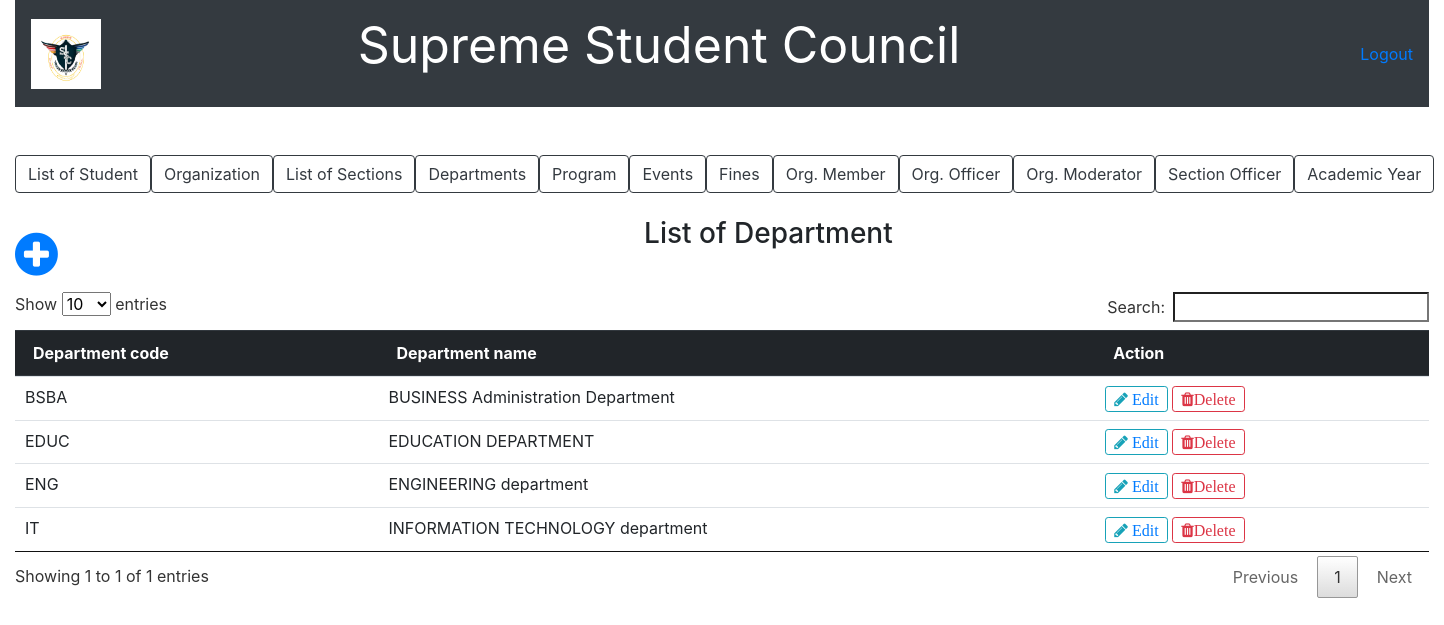
Before: /list_of_department.php with the older database file.
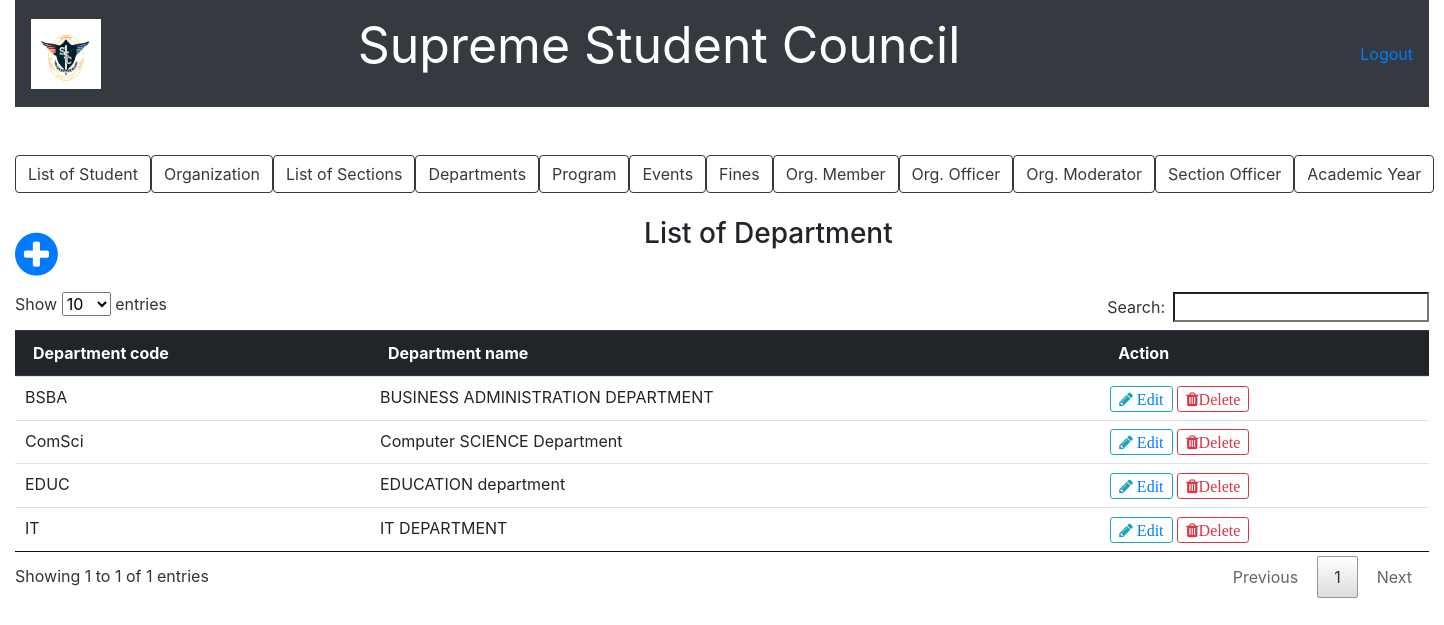
After: the same page with the newer database file.
### tables this page shows
CREATE TABLE `department` (
  `department_code` char(10) NOT NULL,
  `department_name` varchar(50) NOT NULL
);

### list_of_department.php (the view, shortened to what this page needs)
<?php include('server.php'); ?>
<!DOCTYPE html>
<html>
<head>
		<link rel="stylesheet" href="bootstrap/css/bootstrap.min.css">
		<link rel = "stylesheet" href = "font-awesome-4.7.0/font-awesome-4.7.0/css/font-awesome.min.css">
		<link href = "css/style.css" rel = "stylesheet" type = "text/css" >
		<link href = "css/jquery.dataTables.min.css" rel = "stylesheet" type = "text/css" >
</head>
<body>
	<div class="container-fluid">
		<nav class="navbar navbar-expand-lg navbar-dark bg-dark">
		   <a href = "index.php"><img src = "picture/ssc.PNG" style=" height:70px; width:70px;"></a>
		  <div class="collapse navbar-collapse" id="navbarTogglerDemo03">
		    	<center><p style="color:white; font-size: 50px; margin-right: 400px;">Supreme Student Council</p></center>
		    	<a href="logout.php">Logout</a>
		  </div>
		</nav>
	</div>
	<br /><br />
	<div class="container-fluid">
				<div class="btn-group btn-group-lg" role="group"">
					<a href = "list_of_student.php"><button type="button" class="btn btn-outline-dark">List of Student</button></a>
					<a href ="list_of_organization.php"><button type="button" class="btn btn-outline-dark">Organization</button></a>
					<a href ="list_of_section.php"><button type="button" class="btn btn-outline-dark">List of Sections</button></a>
					<a href ="list_of_department.php"><button type="button" class="btn btn-outline-dark">Departments</button>
					<a href ="list_of_program.php"><button type="button" class="btn btn-outline-dark">Program</button></a>
					<a href ="list_of_event.php"><button type="button" class="btn btn-outline-dark">Events</button></a>
					<a href ="fines.php"><button type="button" class="btn btn-outline-dark">Fines</button></a>
					<a href ="list_of_organization_member.php"><button type="button" class="btn btn-outline-dark">Org. Member</button></a>
					<a href ="list_of_organization_officer.php"><button type="button" class="btn btn-outline-dark">Org. Officer</button></a>
					<a href ="list_of_organization_moderator.php"><button type="button" class="btn btn-outline-dark">Org. Moderator</button></a>
					<a href ="list_of_section_officer.php"><button type="button" class="btn btn-outline-dark">Section Officer</button></a>
					<a href ="list_of_acad_year.php"><button type="button" class="btn btn-outline-dark">Academic Year</button></a>
				</div>
				<br /><br />
				<a href = "add_new_department.php"><span style="float: left; font-size: 50px; margin-right: 50px;"><i class="fa fa-plus-circle" font-size = "50px"></i></span></a>
				<center><h3>List of Department</h3></center><br />
				<?php $results = mysqli_query($db, "SELECT * FROM department"); ?>
				<table class="table table-primary" id = "myTable">
				  <thead class="thead-dark">
				    <tr>
				      <th scope="col">Department code</th>
				      <th scope="col">Department name</th>
				      <th scope="col">Action</th>
				    </tr>
				  </thead>
				  <?php while ($row = mysqli_fetch_array($results)){ ?>
				  <tbody>
				    <tr>
				      <td><?php echo $row['department_code']?></td>
				      <td><?php echo $row['department_name']?></td>
				      <td>
							<button type="button" class="btn btn-outline-info btn-sm fa fa-pencil"><a href="update_department.php?edit_1=<?php echo $row['department_code']; ?>"> Edit </a></button>
							<button type="button" class="btn btn-outline-danger btn-sm fa fa-trash" data-toggle="modal" data-target="#exampleModal">Delete</button>
					</td>
				    </tr>
				  </tbody>
				  <?php
  				  } ?>
				</table>
	</div>
</body>
</html>

Changed rows visible on the page:
removed department: department_code "ENG", department_name "ENGINEERING department"
changed department "BSBA": department_name "BUSINESS Administration Department" → "BUSINESS ADMINISTRATION DEPARTMENT"
added department: department_code "ComSci", department_name "Computer SCIENCE Department"
changed department "EDUC": department_name "EDUCATION DEPARTMENT" → "EDUCATION department"
changed department "IT": department_name "INFORMATION TECHNOLOGY department" → "IT DEPARTMENT"
